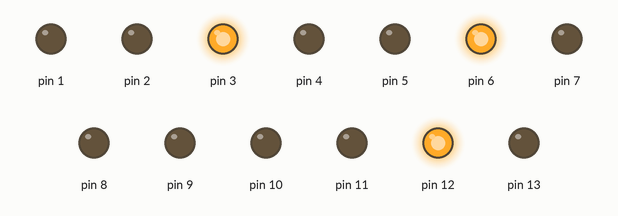
Recording of a sketch running on a simulated Arduino Uno, built with avr-gcc and run on an emulated ATmega328P. Shown: output pins drawn as LEDs (lit = HIGH). The local clock reads 2024-03-15 10:24:30 at power-on unless the sketch sets it.

Above: at 0.1 s.
At 30.1 s:
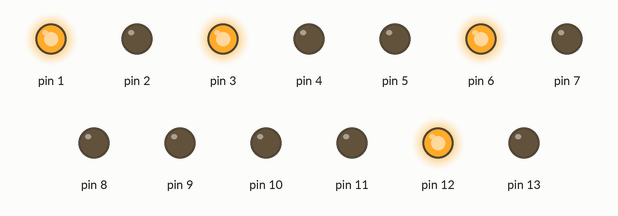
At 90.1 s:
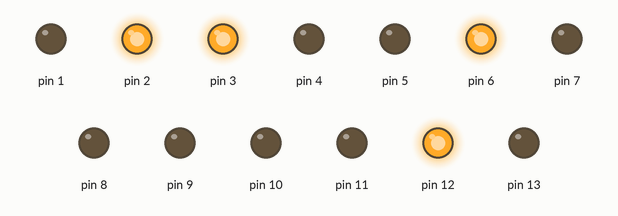
Timing chart, 0 to 91.6 s (numbered marks = the images above):
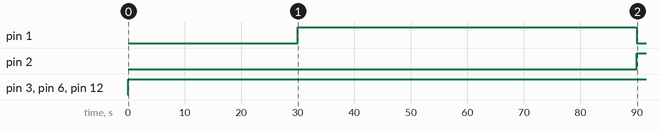

The sketch:

clock2.ino
```cpp
#include <RTClib.h>


#include <Wire.h>

/*
An open-source binary clock for Arduino.
Based on the code from by Rob Faludi (http://www.faludi.com)
Code under (cc) by Daniel Spillere Andrade, www.danielandrade.net
http://creativecommons.org/license/cc-gpl
*/

RTC_DS1307 rtc;
int second, minute, hour;
int munit,hunit;

void setup() {

  for (int i=1; i <= 13; i++) {
    pinMode(i, OUTPUT);
  }

  Wire.begin();
  rtc.begin();

  DateTime now = rtc.now();
  second = now.second();
  minute = now.minute();
  hour = now.hour();
}

void loop() {

static unsigned long lastTick = 0; // set up a local variable to hold the last time we moved forward one second
// (static variables are initialized once and keep their values between function calls)
// move forward one second every 1000 milliseconds

if (millis() - lastTick >= 1000) {
lastTick = millis();
second++;
}

// move forward one minute every 60 seconds
if (second >= 60) {
minute++;
second = 0; // reset seconds to zero
}

// move forward one hour every 60 minutes
if (minute >=60) {
hour++;
minute = 0; // reset minutes to zero
}

if (hour >=24) {
hour=0;
minute = 0; // reset minutes to zero
}

munit = minute%10; //sets the variable munit and hunit for the unit digits
hunit = hour%10;

// minute units
// LED 1 binary 1
if(munit == 1 || munit == 3 || munit == 5 || munit == 7 || munit == 9) {
   digitalWrite(1, HIGH);
} else {
   digitalWrite(1,LOW);
}

// LED 2 binary 2
if(munit == 2 || munit == 3 || munit == 6 || munit == 7) {
   digitalWrite(2, HIGH);
} else {
   digitalWrite(2,LOW);
}

//LED 3 binary 4
if(munit == 4 || munit == 5 || munit == 6 || munit == 7) {
   digitalWrite(3, HIGH);
} else {
   digitalWrite(3,LOW);
}

//LED 4 binary 8
if(munit == 8 || munit == 9) {
   digitalWrite(4, HIGH);
} else {
   digitalWrite(4,LOW);
}

//minutes tens
if((minute >= 10 && minute < 20) || (minute >= 30 && minute < 40) || (minute >= 50 && minute < 60)) {
   digitalWrite(5, HIGH);
} else {
   digitalWrite(5,LOW);
}

if(minute >= 20 && minute < 40) {
   digitalWrite(6, HIGH);
} else {
   digitalWrite(6,LOW);
}

if(minute >= 40 && minute < 60) {
   digitalWrite(7, HIGH);
} else {
   digitalWrite(7,LOW);
}

//hour units
if(hunit == 1 || hunit == 3 || hunit == 5 || hunit == 7 || hunit == 9) {
   digitalWrite(8, HIGH);
} else {
   digitalWrite(8,LOW);
}

if(hunit == 2 || hunit == 3 || hunit == 6 || hunit == 7) {
   digitalWrite(9, HIGH);
} else {
   digitalWrite(9,LOW);
}

if(hunit == 4 || hunit == 5 || hunit == 6 || hunit == 7) {
   digitalWrite(10, HIGH);
} else {
   digitalWrite(10,LOW);
}

if(hunit == 8 || hunit == 9) {
   digitalWrite(11, HIGH);
} else {
   digitalWrite(11,LOW);
}

//hour
if(hour >= 10 && hour < 20) {
   digitalWrite(12, HIGH);
} else {
   digitalWrite(12,LOW);
}

if(hour >= 20 && hour < 24) {
   digitalWrite(13, HIGH);
} else {
   digitalWrite(13,LOW);
}
}
```

Measured:
- by itself, pin 1: LOW → HIGH at 30.0 s, → LOW 60.0 s later
- by itself, pin 2: LOW → HIGH at 90.0 s
- by itself, pin 3, pin 6, pin 12: LOW → HIGH at 0.00 s
